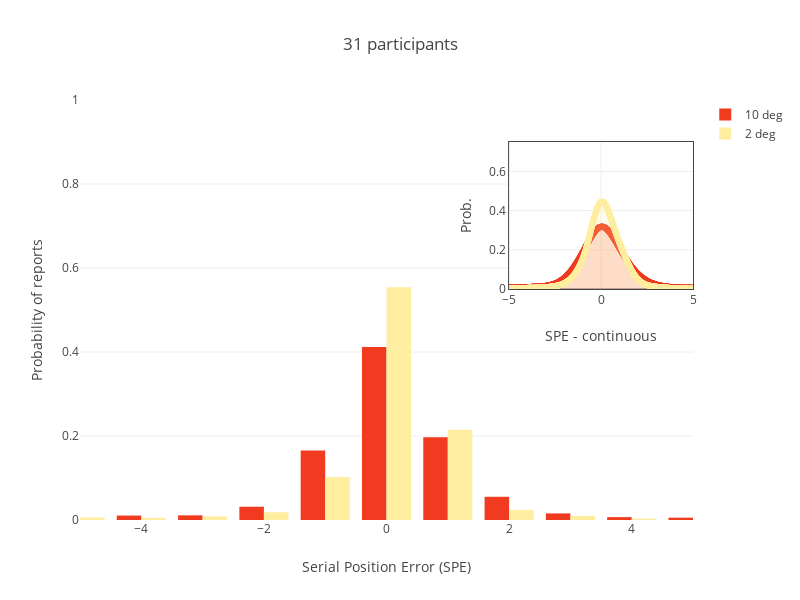

Write notebook code for a chart like this one.
### Code cell
from sklearn.neighbors import KernelDensity
from scipy.stats import gaussian_kde
trace_data = []
X_plot = np.linspace(-5, 5, 1000)
for j,e in enumerate(data['cueEccentricity1'].unique().sort(ascending=False)):
        ecc_data = data[data['cueEccentricity1']==e]
        trace_data.append(go.Histogram(x = ecc_data['responsePosRelative0'].to_numpy(), 
                                  histnorm='probability',name = str(e) + ' deg', opacity = 1, marker = dict(color = colors[1-j])))

fill_colors = ['rgba(255,237,160,0.2)', 'rgba(240,59,32,0.2)']
for j,e in enumerate(data['cueEccentricity1'].unique().sort(ascending=False)):
        ecc_data = data[data['cueEccentricity1']==e]
        X = ecc_data['responsePosRelative0'].to_numpy()
        # Gaussian KDE
        #kde = KernelDensity(kernel='gaussian').fit(X)
        kde = gaussian_kde(X)
        log_dens = kde(X_plot)
        trace_data.append(go.Scatter(x = X_plot, y = log_dens,
                                  mode='markers+lines', fill = 'tozeroy', fillcolor = fill_colors[1-j], name = str(e) + ' deg', 
                                     line = dict(color = colors[1-j], width = 3),
                                     marker=dict(width = 2, color='black'),
                                    xaxis = 'x2',
                                    yaxis='y2',
                                    showlegend=False))


layout = go.Layout(
    barmode='group',
    width = 800,
    height = 600,
    title = str(int(len(data)/280))+' participants',
    xaxis = dict(zeroline=False, title = 'Serial Position Error (SPE)', range = [-5,5]),
    yaxis = dict(title = 'Probability of reports',zeroline=False, range = [0,1]),
    xaxis2 = dict(domain = [0.7, 1], anchor = 'y2', range = [-5,5], title = 'SPE - continuous', showline=True, mirror=True, zeroline=False),
    yaxis2 = dict(domain = [0.55, 0.9], anchor = 'x2', title = 'Prob.', range = [0,0.75],showline=True, mirror=True)
    )
    
fig = go.Figure(data=trace_data, layout=layout)
iplot(fig, filename='SPE_distributions_zoomed_in')

### Figure 1 — Plotly figure (JSON) as saved in the notebook; plotly's stock layout.template omitted (floating-point values rounded to 4 significant figures; data arrays with more than 128 entries replaced by an {"elided": "..."} marker saying what was removed)
{"data": [{"histnorm": "probability", "marker": {"color": "rgb(240,59,32)"}, "name": "10 deg", "opacity": 1, "type": "histogram", "uid": "6e6eff39-3ecd-48c6-813d-95f03c5c763e", "x": {"elided": "4340 int values"}}, {"histnorm": "probability", "marker": {"color": "rgb(255,237,160)"}, "name": "2 deg", "opacity": 1, "type": "histogram", "uid": "46427d0f-5121-46e7-ae11-8495855a0693", "x": {"elided": "4340 int values"}}, {"fill": "tozeroy", "fillcolor": "rgba(240,59,32,0.2)", "line": {"color": "rgb(240,59,32)", "width": 3}, "mode": "markers+lines", "name": "10 deg", "showlegend": false, "type": "scatter", "uid": "36cff7b2-e8f3-4ee0-a46d-c66e0409f566", "x": {"elided": "1000 float values"}, "xaxis": "x2", "y": {"elided": "1000 float values"}, "yaxis": "y2"}, {"fill": "tozeroy", "fillcolor": "rgba(255,237,160,0.2)", "line": {"color": "rgb(255,237,160)", "width": 3}, "mode": "markers+lines", "name": "2 deg", "showlegend": false, "type": "scatter", "uid": "2d8908d3-c487-405b-a3c7-30e9a4233d52", "x": {"elided": "1000 float values"}, "xaxis": "x2", "y": {"elided": "1000 float values"}, "yaxis": "y2"}], "layout": {"barmode": "group", "height": 600, "title": {"text": "31 participants"}, "width": 800, "xaxis": {"range": [-5, 5], "title": {"text": "Serial Position Error (SPE)"}, "zeroline": false}, "xaxis2": {"anchor": "y2", "domain": [0.7, 1], "mirror": true, "range": [-5, 5], "showline": true, "title": {"text": "SPE - continuous"}, "zeroline": false}, "yaxis": {"range": [0, 1], "title": {"text": "Probability of reports"}, "zeroline": false}, "yaxis2": {"anchor": "x2", "domain": [0.55, 0.9], "mirror": true, "range": [0, 0.75], "showline": true, "title": {"text": "Prob."}}}}
